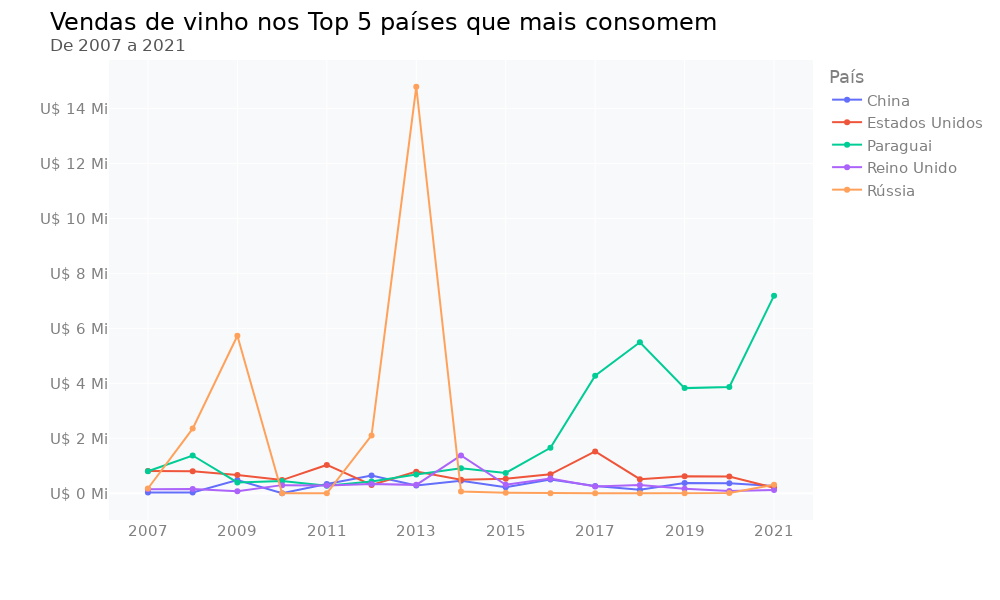

Write notebook code for a chart like this one.
### Code cell
# Importando a biblioteca
import plotly.express as px

fig = px.line(vendas_por_ano_paises, x=vendas_por_ano_paises.index, y=vendas_por_ano_paises.columns, markers = True)

# Ajustando o layout do gráfico
fig.update_layout(width=1000, height=600, font_family = 'DejaVu Sans', font_size=15,
                  font_color= "grey", title_font_color= "black", title_font_size=24,
                  title_text='Vendas de vinho nos Top 5 países que mais consomem' +
                             '<br><sup size=1 style="color:#555655">De 2007 a 2021</sup>',
                  xaxis_title='', yaxis_title='', plot_bgcolor= "#f8f9fa")

# Ajustando os ticks do eixo y para o formato em milhões
fig.update_yaxes(tickprefix="U$ ", ticksuffix=" Mi")

fig.update_xaxes(tickmode='array', tickvals=np.arange(2007,2022,2))

fig.show()

### Figure 1 — Plotly figure (JSON) as saved in the notebook; plotly's stock layout.template omitted (floating-point values rounded to 4 significant figures)
{"data": [{"hovertemplate": "País=China<br>Ano=%{x}<br>value=%{y}<extra></extra>", "legendgroup": "China", "line": {"color": "#636efa", "dash": "solid"}, "marker": {"symbol": "circle"}, "mode": "lines+markers", "name": "China", "orientation": "v", "showlegend": true, "type": "scatter", "x": ["2007", "2008", "2009", "2010", "2011", "2012", "2013", "2014", "2015", "2016", "2017", "2018", "2019", "2020", "2021"], "xaxis": "x", "y": [0.03039, 0.02593, 0.4824, 0.002358, 0.3349, 0.6422, 0.28, 0.4553, 0.2229, 0.4996, 0.2661, 0.1263, 0.3768, 0.363, 0.2641], "yaxis": "y"}, {"hovertemplate": "País=Estados Unidos<br>Ano=%{x}<br>value=%{y}<extra></extra>", "legendgroup": "Estados Unidos", "line": {"color": "#EF553B", "dash": "solid"}, "marker": {"symbol": "circle"}, "mode": "lines+markers", "name": "Estados Unidos", "orientation": "v", "showlegend": true, "type": "scatter", "x": ["2007", "2008", "2009", "2010", "2011", "2012", "2013", "2014", "2015", "2016", "2017", "2018", "2019", "2020", "2021"], "xaxis": "x", "y": [0.81, 0.8046, 0.6601, 0.4786, 1.03, 0.304, 0.7866, 0.4942, 0.5241, 0.6874, 1.524, 0.5125, 0.6163, 0.6108, 0.2036], "yaxis": "y"}, {"hovertemplate": "País=Paraguai<br>Ano=%{x}<br>value=%{y}<extra></extra>", "legendgroup": "Paraguai", "line": {"color": "#00cc96", "dash": "solid"}, "marker": {"symbol": "circle"}, "mode": "lines+markers", "name": "Paraguai", "orientation": "v", "showlegend": true, "type": "scatter", "x": ["2007", "2008", "2009", "2010", "2011", "2012", "2013", "2014", "2015", "2016", "2017", "2018", "2019", "2020", "2021"], "xaxis": "x", "y": [0.8015, 1.374, 0.3921, 0.4492, 0.2763, 0.4283, 0.6808, 0.908, 0.7414, 1.655, 4.275, 5.494, 3.827, 3.869, 7.192], "yaxis": "y"}, {"hovertemplate": "País=Reino Unido<br>Ano=%{x}<br>value=%{y}<extra></extra>", "legendgroup": "Reino Unido", "line": {"color": "#ab63fa", "dash": "solid"}, "marker": {"symbol": "circle"}, "mode": "lines+markers", "name": "Reino Unido", "orientation": "v", "showlegend": true, "type": "scatter", "x": ["2007", "2008", "2009", "2010", "2011", "2012", "2013", "2014", "2015", "2016", "2017", "2018", "2019", "2020", "2021"], "xaxis": "x", "y": [0.1442, 0.1551, 0.06879, 0.2957, 0.2856, 0.3349, 0.305, 1.374, 0.3084, 0.5367, 0.2429, 0.2968, 0.1646, 0.08272, 0.1224], "yaxis": "y"}, {"hovertemplate": "País=Rússia<br>Ano=%{x}<br>value=%{y}<extra></extra>", "legendgroup": "Rússia", "line": {"color": "#FFA15A", "dash": "solid"}, "marker": {"symbol": "circle"}, "mode": "lines+markers", "name": "Rússia", "orientation": "v", "showlegend": true, "type": "scatter", "x": ["2007", "2008", "2009", "2010", "2011", "2012", "2013", "2014", "2015", "2016", "2017", "2018", "2019", "2020", "2021"], "xaxis": "x", "y": [0.1732, 2.353, 5.732, 0, 0, 2.104, 14.8, 0.06144, 0.01824, 0, 0, 0, 0, 0.00855, 0.3129], "yaxis": "y"}], "layout": {"font": {"color": "grey", "family": "DejaVu Sans", "size": 15}, "height": 600, "legend": {"title": {"text": "País"}, "tracegroupgap": 0}, "margin": {"t": 60}, "plot_bgcolor": "#f8f9fa", "title": {"font": {"color": "black", "size": 24}, "text": "Vendas de vinho nos Top 5 países que mais consomem<br><sup size=1 style=\"color:#555655\">De 2007 a 2021</sup>"}, "width": 1000, "xaxis": {"anchor": "y", "domain": [0, 1], "tickmode": "array", "tickvals": [2007, 2009, 2011, 2013, 2015, 2017, 2019, 2021], "title": {"text": ""}}, "yaxis": {"anchor": "x", "domain": [0, 1], "tickprefix": "U$ ", "ticksuffix": " Mi", "title": {"text": ""}}}}
